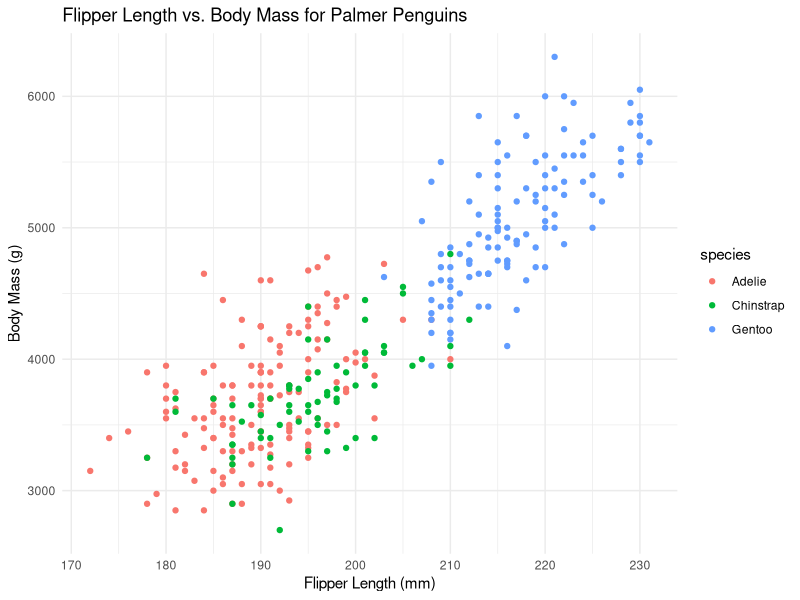

The R source for this figure:
## ---- chunk 1
# Load the required libraries
library(palmerpenguins)
library(ggplot2)
## ---- chunk 2
# summarise the dataset
summary(penguins)
## ---- chunk 3
# Create the plot
ggplot(penguins, aes(x = flipper_length_mm, y = body_mass_g, color = species)) +
  geom_point() +
  labs(
    title = "Flipper Length vs. Body Mass for Palmer Penguins",
    x = "Flipper Length (mm)",
    y = "Body Mass (g)"
  ) +
  theme_minimal()

